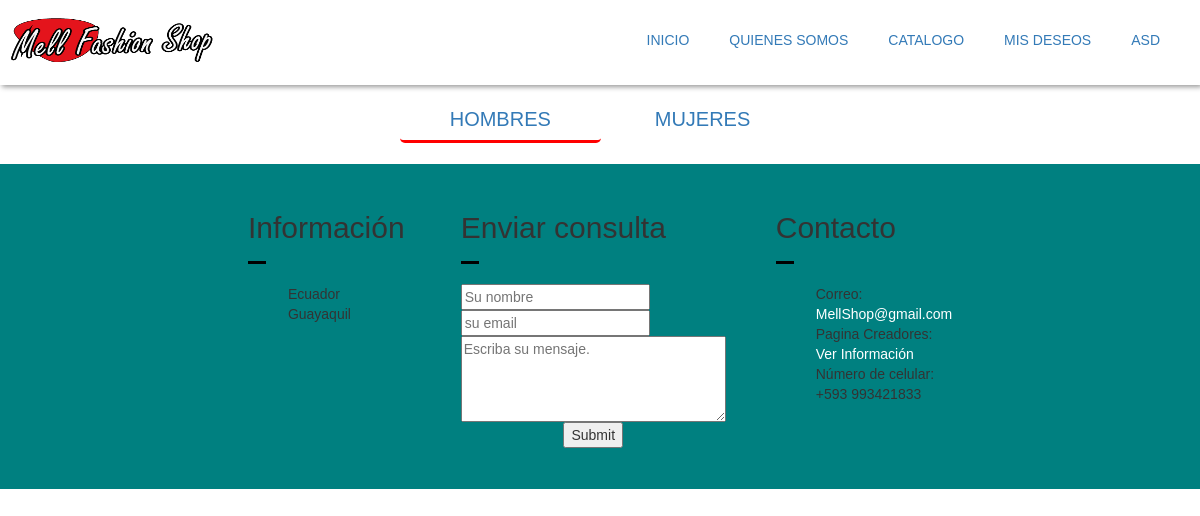
The page /index.php?c=User&a=showAllArticulosH (signed in) on the database as committed earlier.
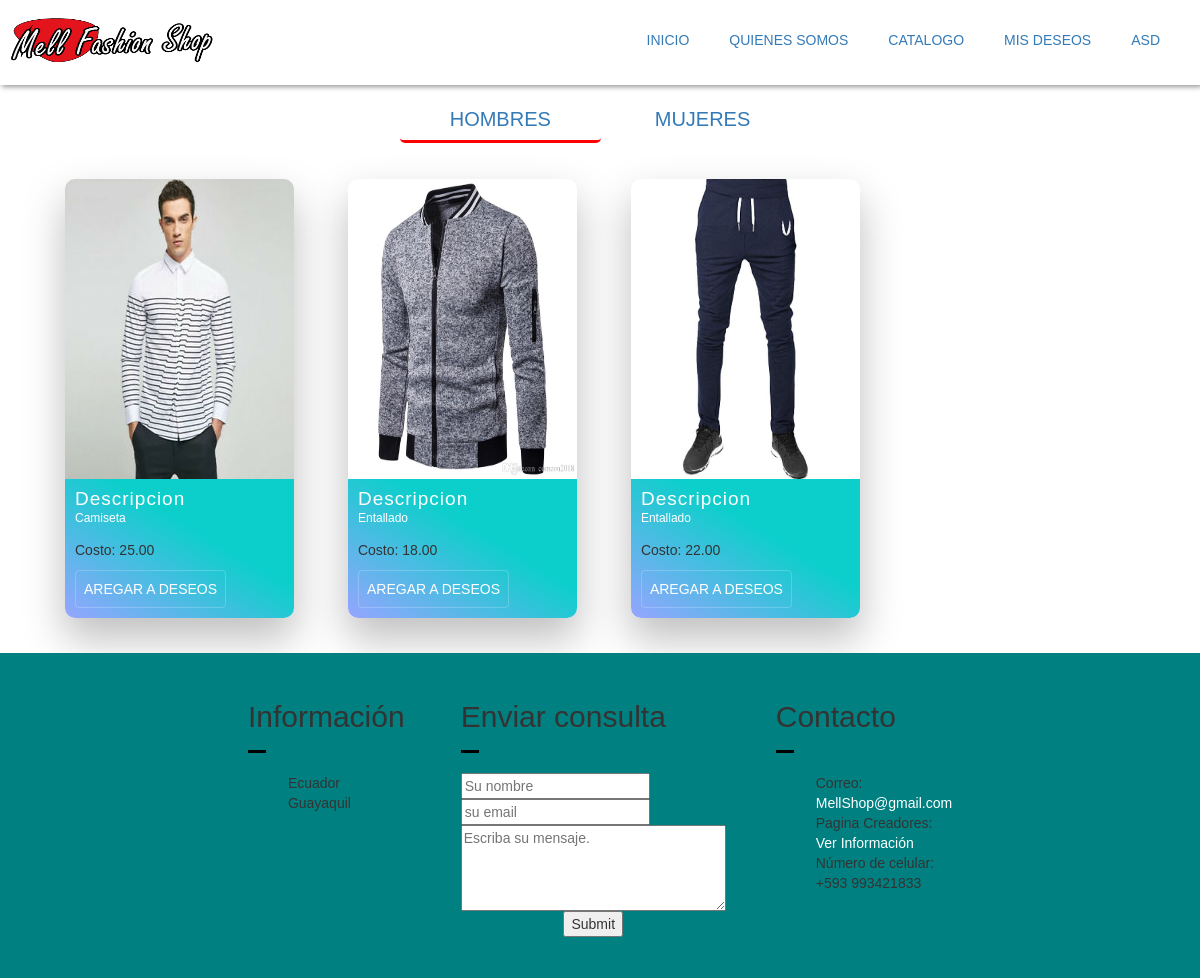
The same page on the database as committed later.
### tables this page shows
CREATE TABLE `articulo` (
  `id_articulo` int(10) NOT NULL,
  `imagen` varchar(500) NOT NULL,
  `descripcion` varchar(500) NOT NULL,
  `costo` decimal(5,2) NOT NULL
);

### controller/User/UserController.php (called while the page is built, shortened)
<?php
    require_once 'model/DAO/ArticuloDAO.php';
    class UserController{
        private $art;
        public function __construct(){
            $this->art = new ArticuloDAO();
        }
        public function showAllArticulosH(){
            $res = $this->art->getAllArticuloH();
            require_once "views/dynamic/categoryH.php";
        }
    }
?>

### controller/RedirecController.php (called while the page is built, shortened)
<?php
    class RedirecController{
        public function router(){
            $action = (isset($_REQUEST['a'])) ? $_REQUEST['a']: 'index';
            $controller = new $controller;
            $controller->$action();
        }
    }
?>

### index.php (called while the page is built)
<?php
    require_once './controller/RedirecController.php';
    $ruter = new RedirecController();
    $ruter->router();
?>

### model/Connection.php (called while the page is built, shortened)
<?php
class Connection{
    private static $connection = null;
    public static function getConnection(){
        try{
            if(!isset(self::$connection)){
                self::$connection=new PDO("mysql:host=" . SERVIDORBD . "; port= ".PUERTO."; dbname=".NOMBREBD.";",USUARIO,PASSWORD);
                self::$connection->setAttribute(PDO::ATTR_ERRMODE,PDO::ERRMODE_EXCEPTION);
                self::$connection->exec("set character set utf8");
            }
        }catch(Exception $e){
        }
        return self::$connection;
    }
}
?>

### model/DAO/ArticuloDAO.php (called while the page is built, shortened)
<?php
    require_once 'model/Connection.php';
    class ArticuloDAO{
        private $con;
        public function __construct(){
            try{
                $this->con = Connection::getConnection();
            }catch(Exception $e){
                echo $e->getMessage();
            }
        }
        public function  getAllArticuloH(){
            $sql = "SELECT a.id_articulo,a.imagen,a.descripcion,a.costo,art.id_tipo,ag.id_genero FROM articulo a, articulo_tipo art, articulo_genero ag WHERE a.id_articulo=art.id_articulo AND a.id_articulo=ag.id_articulo and ag.id_genero=1";
            try{
                $stm = $this->con->prepare($sql);
                $stm->execute();
                return $stm->fetchAll(PDO::FETCH_ASSOC);
            }catch(PDOException $e){
                echo $e->getMessage();
            }
        }
    }
?>

### views/dynamic/categoryH.php (the view, shortened to what this page needs)
<!DOCTYPE html>
<html lang="en">
<head>
</head>
<body >
<div class="main2">
  <div class="nav-menuc">
    <nav>
    <a href="index.php?c=User&a=showAllArticulosH" style="border-bottom:3px red solid;">HOMBRES</a>
    <a href="index.php?c=User&a=showAllArticulosM">MUJERES</a>
    </nav>
  </div>
  <ul class="cards" style="width:100%;">
   <?php foreach($res as $r):?>
    <li class="cards_item">
      <div class="card">
        <div class="card_image"><img width="100%" src='<?php echo $r["imagen"];?>'></div>
        <div class="card_content">
          <h2 class="card_title">Descripcion</h2>
          <p class="card_text"><?php echo $r['descripcion'];?>
          <p>Costo: <?php echo $r['costo'];?></p></p>
          <?php
          if(!empty($_SESSION)){
              if(isset($_SESSION['A'])){
                echo "<h5 >Operacion:</h3>";
                echo "<option id='Eliminar' class='btn card_btn'  value='".$r['id_articulo']." ".$r['id_genero']." ".$r['id_tipo']."'>Eliminar</option>";
                echo "<a id='Actualizar' class='btn card_btn' href='index.php?c=Admin&a=UpdateArticulo&id_art=".$r['id_articulo']."'>Actualizar</a>";
              }elseif(isset($_SESSION['C'])){
                echo "<button id='Agregar'  class='btn card_btn'  value='".$r['id_articulo']." ".$_SESSION['C']." ".$r['id_tipo']."'>Aregar a Deseos</button>";
              }
          }
          ?>
        </div>
      </div>
    </li>
  <?php
endforeach;?> </ul>
</div>
</body>
</html>

Rows that differ between the two databases and show on the page:
added articulo: imagen (picture), descripcion "Camiseta", costo "25.00", $r['id_articulo'] 18 (drawn)
added articulo: imagen (picture), descripcion "Entallado", costo "18.00", $r['id_articulo'] 19 (drawn)
added articulo: imagen (picture), descripcion "Entallado", costo "22.00", $r['id_articulo'] 20 (drawn)
